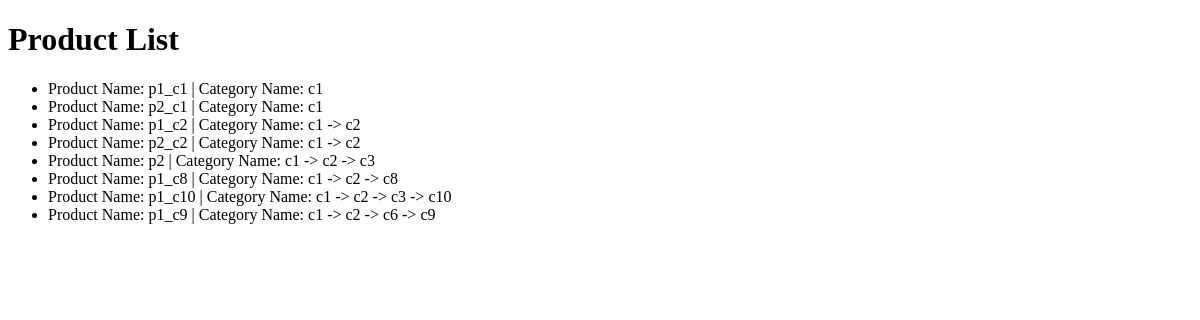
/product/1/, run on an earlier commit of the app's database.
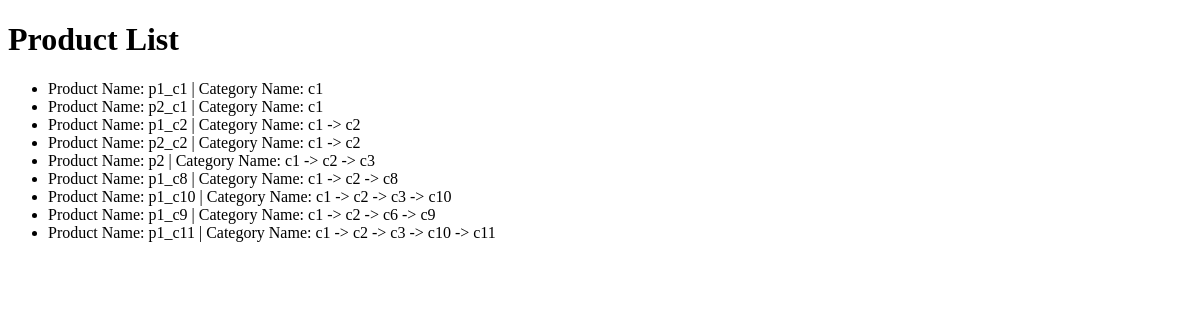
And on a later commit of the database.
### mainapp/models.py (models this page shows, shortened)
class Product(models.Model):
    title = models.CharField(max_length=120)
    slug = models.SlugField(unique=True)
    description = models.TextField(blank=True,null=True)
    category = models.ForeignKey(
        'Category',
        related_name="products",
        on_delete=models.CASCADE
    )
    def __str__(self):
        return self.title

class Category(MPTTModel):
    name = models.CharField(max_length=200)
    slug = models.SlugField(unique=True)
    parent = TreeForeignKey(
        'self',
        blank=True,
        null=True,
        related_name='child',
        on_delete=models.CASCADE
    )
    class Meta:
        unique_together = ('slug', 'parent',)
        verbose_name_plural = "categories"
    def __str__(self):
        full_path = [self.name]
        k = self.parent
        while k is not None:
            full_path.append(k.name)
            k = k.parent
        return ' -> '.join(full_path[::-1])

### mainapp/views.py (the view)
# urls.py: path('product/<pk>/', getproduct, name='getproduct')
def getproduct(request, pk):
    category = Category.objects.get(id=pk)
    print('category',category)
    category_all = Category.objects.all().exclude(id=category.id)
    cate_list = findchildcatagory(category_all, category.id)
    product = []
    for i in cate_list:
        product += Product.objects.filter(category=i)
    for j in product:
        print('j',j, j.id)
    context = {
        'product':product,
        'cate_list':cate_list,
    }
    return render(request, 'products.html', context)

### mainapp/views.py (called while the page is built)
def findchildcatagory(category_all,category_id):
    cate_list = []
    cate_list.append(category_id)
    category_id_u = 0
    category_id_u_id = 0
    for i in category_all:
        if i.parent_id:
            category_id = category_id
            if i.parent_id == category_id:
                cate_list.append(i.id)
    if len(cate_list) != 0:
        for i in cate_list:
            for j in category_all:
                if j.parent_id:
                    category_id_update = i
                    if j.parent_id == category_id_update:
                        cate_list.append(j.id)
    my_finallist = [i for j, i in enumerate(cate_list) if i not in cate_list[:j]]
    print(my_finallist)
    return my_finallist

### mainapp/templates/products.html (shortened to what this page needs)
<!DOCTYPE html>
<html lang="en">
<head>
</head>
<body>
    <h1>Product List</h1>
    <ul>
    {% for i in product %}
        <li>Product Name: {{i}} | Category Name: {{i.category}}</li>
    {% endfor %}
    </ul>
</body>
</html>

What changed in the data, as far as the page shows it:
added Product: title "p1_c11", category "c1 -> c2 -> c3 -> c10 -> c11"
